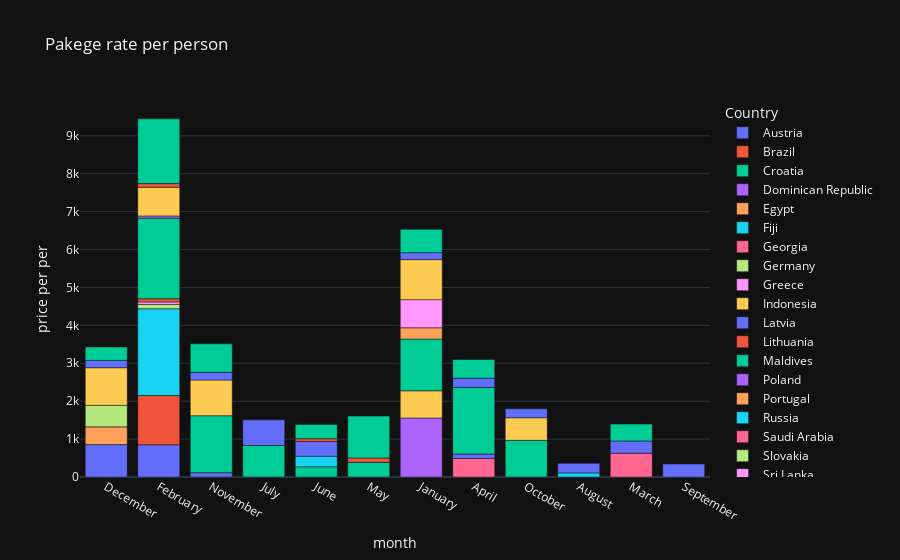

The code cell stored with this chart in its notebook:
### Code cell
fig = px.bar(monthly_country_prices, x='month', y='price per per', color='Country',
              title='Pakege rate per person ',
              template='plotly_dark')

fig.show()

### Figure 1 — Plotly figure (JSON) as saved in the notebook; plotly's stock layout.template omitted (floating-point values rounded to 4 significant figures)
{"data": [{"alignmentgroup": "True", "hovertemplate": "Country=Austria<br>month=%{x}<br>price per per=%{y}<extra></extra>", "legendgroup": "Austria", "marker": {"color": "#636efa", "pattern": {"shape": ""}}, "name": "Austria", "offsetgroup": "Austria", "orientation": "v", "showlegend": true, "textposition": "auto", "type": "bar", "x": ["December", "February", "November"], "xaxis": "x", "y": [854.6, 849.2, 113.5], "yaxis": "y"}, {"alignmentgroup": "True", "hovertemplate": "Country=Brazil<br>month=%{x}<br>price per per=%{y}<extra></extra>", "legendgroup": "Brazil", "marker": {"color": "#EF553B", "pattern": {"shape": ""}}, "name": "Brazil", "offsetgroup": "Brazil", "orientation": "v", "showlegend": true, "textposition": "auto", "type": "bar", "x": ["February"], "xaxis": "x", "y": [1300.0], "yaxis": "y"}, {"alignmentgroup": "True", "hovertemplate": "Country=Croatia<br>month=%{x}<br>price per per=%{y}<extra></extra>", "legendgroup": "Croatia", "marker": {"color": "#00cc96", "pattern": {"shape": ""}}, "name": "Croatia", "offsetgroup": "Croatia", "orientation": "v", "showlegend": true, "textposition": "auto", "type": "bar", "x": ["July", "June", "May"], "xaxis": "x", "y": [830.9, 270.4, 386], "yaxis": "y"}, {"alignmentgroup": "True", "hovertemplate": "Country=Dominican Republic<br>month=%{x}<br>price per per=%{y}<extra></extra>", "legendgroup": "Dominican Republic", "marker": {"color": "#ab63fa", "pattern": {"shape": ""}}, "name": "Dominican Republic", "offsetgroup": "Dominican Republic", "orientation": "v", "showlegend": true, "textposition": "auto", "type": "bar", "x": ["January"], "xaxis": "x", "y": [1558.0], "yaxis": "y"}, {"alignmentgroup": "True", "hovertemplate": "Country=Egypt<br>month=%{x}<br>price per per=%{y}<extra></extra>", "legendgroup": "Egypt", "marker": {"color": "#FFA15A", "pattern": {"shape": ""}}, "name": "Egypt", "offsetgroup": "Egypt", "orientation": "v", "showlegend": true, "textposition": "auto", "type": "bar", "x": ["December"], "xaxis": "x", "y": [468.2], "yaxis": "y"}, {"alignmentgroup": "True", "hovertemplate": "Country=Fiji<br>month=%{x}<br>price per per=%{y}<extra></extra>", "legendgroup": "Fiji", "marker": {"color": "#19d3f3", "pattern": {"shape": ""}}, "name": "Fiji", "offsetgroup": "Fiji", "orientation": "v", "showlegend": true, "textposition": "auto", "type": "bar", "x": ["February"], "xaxis": "x", "y": [2290.0], "yaxis": "y"}, {"alignmentgroup": "True", "hovertemplate": "Country=Georgia<br>month=%{x}<br>price per per=%{y}<extra></extra>", "legendgroup": "Georgia", "marker": {"color": "#FF6692", "pattern": {"shape": ""}}, "name": "Georgia", "offsetgroup": "Georgia", "orientation": "v", "showlegend": true, "textposition": "auto", "type": "bar", "x": ["April"], "xaxis": "x", "y": [489.0], "yaxis": "y"}, {"alignmentgroup": "True", "hovertemplate": "Country=Germany<br>month=%{x}<br>price per per=%{y}<extra></extra>", "legendgroup": "Germany", "marker": {"color": "#B6E880", "pattern": {"shape": ""}}, "name": "Germany", "offsetgroup": "Germany", "orientation": "v", "showlegend": true, "textposition": "auto", "type": "bar", "x": ["February"], "xaxis": "x", "y": [114], "yaxis": "y"}, {"alignmentgroup": "True", "hovertemplate": "Country=Greece<br>month=%{x}<br>price per per=%{y}<extra></extra>", "legendgroup": "Greece", "marker": {"color": "#FF97FF", "pattern": {"shape": ""}}, "name": "Greece", "offsetgroup": "Greece", "orientation": "v", "showlegend": true, "textposition": "auto", "type": "bar", "x": ["February"], "xaxis": "x", "y": [65.49], "yaxis": "y"}, {"alignmentgroup": "True", "hovertemplate": "Country=Indonesia<br>month=%{x}<br>price per per=%{y}<extra></extra>", "legendgroup": "Indonesia", "marker": {"color": "#FECB52", "pattern": {"shape": ""}}, "name": "Indonesia", "offsetgroup": "Indonesia", "orientation": "v", "showlegend": true, "textposition": "auto", "type": "bar", "x": ["January"], "xaxis": "x", "y": [716.3], "yaxis": "y"}, {"alignmentgroup": "True", "hovertemplate": "Country=Latvia<br>month=%{x}<br>price per per=%{y}<extra></extra>", "legendgroup": "Latvia", "marker": {"color": "#636efa", "pattern": {"shape": ""}}, "name": "Latvia", "offsetgroup": "Latvia", "orientation": "v", "showlegend": true, "textposition": "auto", "type": "bar", "x": ["April"], "xaxis": "x", "y": [118.2], "yaxis": "y"}, {"alignmentgroup": "True", "hovertemplate": "Country=Lithuania<br>month=%{x}<br>price per per=%{y}<extra></extra>", "legendgroup": "Lithuania", "marker": {"color": "#EF553B", "pattern": {"shape": ""}}, "name": "Lithuania", "offsetgroup": "Lithuania", "orientation": "v", "showlegend": true, "textposition": "auto", "type": "bar", "x": ["February"], "xaxis": "x", "y": [83], "yaxis": "y"}, {"alignmentgroup": "True", "hovertemplate": "Country=Maldives<br>month=%{x}<br>price per per=%{y}<extra></extra>", "legendgroup": "Maldives", "marker": {"color": "#00cc96", "pattern": {"shape": ""}}, "name": "Maldives", "offsetgroup": "Maldives", "orientation": "v", "showlegend": true, "textposition": "auto", "type": "bar", "x": ["April", "February", "January", "November", "October"], "xaxis": "x", "y": [1757.0, 2128.0, 1366.0, 1503.0, 967.9], "yaxis": "y"}, {"alignmentgroup": "True", "hovertemplate": "Country=Poland<br>month=%{x}<br>price per per=%{y}<extra></extra>", "legendgroup": "Poland", "marker": {"color": "#ab63fa", "pattern": {"shape": ""}}, "name": "Poland", "offsetgroup": "Poland", "orientation": "v", "showlegend": true, "textposition": "auto", "type": "bar", "x": ["February"], "xaxis": "x", "y": [58.61], "yaxis": "y"}, {"alignmentgroup": "True", "hovertemplate": "Country=Portugal<br>month=%{x}<br>price per per=%{y}<extra></extra>", "legendgroup": "Portugal", "marker": {"color": "#FFA15A", "pattern": {"shape": ""}}, "name": "Portugal", "offsetgroup": "Portugal", "orientation": "v", "showlegend": true, "textposition": "auto", "type": "bar", "x": ["January"], "xaxis": "x", "y": [296.5], "yaxis": "y"}, {"alignmentgroup": "True", "hovertemplate": "Country=Russia<br>month=%{x}<br>price per per=%{y}<extra></extra>", "legendgroup": "Russia", "marker": {"color": "#19d3f3", "pattern": {"shape": ""}}, "name": "Russia", "offsetgroup": "Russia", "orientation": "v", "showlegend": true, "textposition": "auto", "type": "bar", "x": ["August", "June"], "xaxis": "x", "y": [108, 277], "yaxis": "y"}, {"alignmentgroup": "True", "hovertemplate": "Country=Saudi Arabia<br>month=%{x}<br>price per per=%{y}<extra></extra>", "legendgroup": "Saudi Arabia", "marker": {"color": "#FF6692", "pattern": {"shape": ""}}, "name": "Saudi Arabia", "offsetgroup": "Saudi Arabia", "orientation": "v", "showlegend": true, "textposition": "auto", "type": "bar", "x": ["March"], "xaxis": "x", "y": [627.7], "yaxis": "y"}, {"alignmentgroup": "True", "hovertemplate": "Country=Slovakia<br>month=%{x}<br>price per per=%{y}<extra></extra>", "legendgroup": "Slovakia", "marker": {"color": "#B6E880", "pattern": {"shape": ""}}, "name": "Slovakia", "offsetgroup": "Slovakia", "orientation": "v", "showlegend": true, "textposition": "auto", "type": "bar", "x": ["December"], "xaxis": "x", "y": [566.4], "yaxis": "y"}, {"alignmentgroup": "True", "hovertemplate": "Country=Sri Lanka<br>month=%{x}<br>price per per=%{y}<extra></extra>", "legendgroup": "Sri Lanka", "marker": {"color": "#FF97FF", "pattern": {"shape": ""}}, "name": "Sri Lanka", "offsetgroup": "Sri Lanka", "orientation": "v", "showlegend": true, "textposition": "auto", "type": "bar", "x": ["January"], "xaxis": "x", "y": [742.8], "yaxis": "y"}, {"alignmentgroup": "True", "hovertemplate": "Country=Tanzania<br>month=%{x}<br>price per per=%{y}<extra></extra>", "legendgroup": "Tanzania", "marker": {"color": "#FECB52", "pattern": {"shape": ""}}, "name": "Tanzania", "offsetgroup": "Tanzania", "orientation": "v", "showlegend": true, "textposition": "auto", "type": "bar", "x": ["December", "February", "January", "November", "October"], "xaxis": "x", "y": [994.1, 757.5, 1056.0, 942.3, 595.9], "yaxis": "y"}, {"alignmentgroup": "True", "hovertemplate": "Country=Turkey<br>month=%{x}<br>price per per=%{y}<extra></extra>", "legendgroup": "Turkey", "marker": {"color": "#636efa", "pattern": {"shape": ""}}, "name": "Turkey", "offsetgroup": "Turkey", "orientation": "v", "showlegend": true, "textposition": "auto", "type": "bar", "x": ["April", "August", "December", "February", "January", "July", "June", "March", "May", "November", "October", "September"], "xaxis": "x", "y": [240.7, 254.7, 193.5, null, 183.6, 676.6, 389.3, 323.0, null, 202.6, 235.7, 343.7], "yaxis": "y"}, {"alignmentgroup": "True", "hovertemplate": "Country=Ukraine<br>month=%{x}<br>price per per=%{y}<extra></extra>", "legendgroup": "Ukraine", "marker": {"color": "#EF553B", "pattern": {"shape": ""}}, "name": "Ukraine", "offsetgroup": "Ukraine", "orientation": "v", "showlegend": true, "textposition": "auto", "type": "bar", "x": ["February", "June", "May"], "xaxis": "x", "y": [95.33, 74, 117], "yaxis": "y"}, {"alignmentgroup": "True", "hovertemplate": "Country=United Arab Emirates<br>month=%{x}<br>price per per=%{y}<extra></extra>", "legendgroup": "United Arab Emirates", "marker": {"color": "#00cc96", "pattern": {"shape": ""}}, "name": "United Arab Emirates", "offsetgroup": "United Arab Emirates", "orientation": "v", "showlegend": true, "textposition": "auto", "type": "bar", "x": ["April", "December", "February", "January", "June", "March", "May", "November"], "xaxis": "x", "y": [496.6, 352.9, 1708.0, 615.1, 376.3, 445.5, 1104.0, 751.6], "yaxis": "y"}], "layout": {"barmode": "relative", "legend": {"title": {"text": "Country"}, "tracegroupgap": 0}, "title": {"text": "Pakege rate per person "}, "xaxis": {"anchor": "y", "domain": [0, 1], "title": {"text": "month"}}, "yaxis": {"anchor": "x", "domain": [0, 1], "title": {"text": "price per per"}}}}
